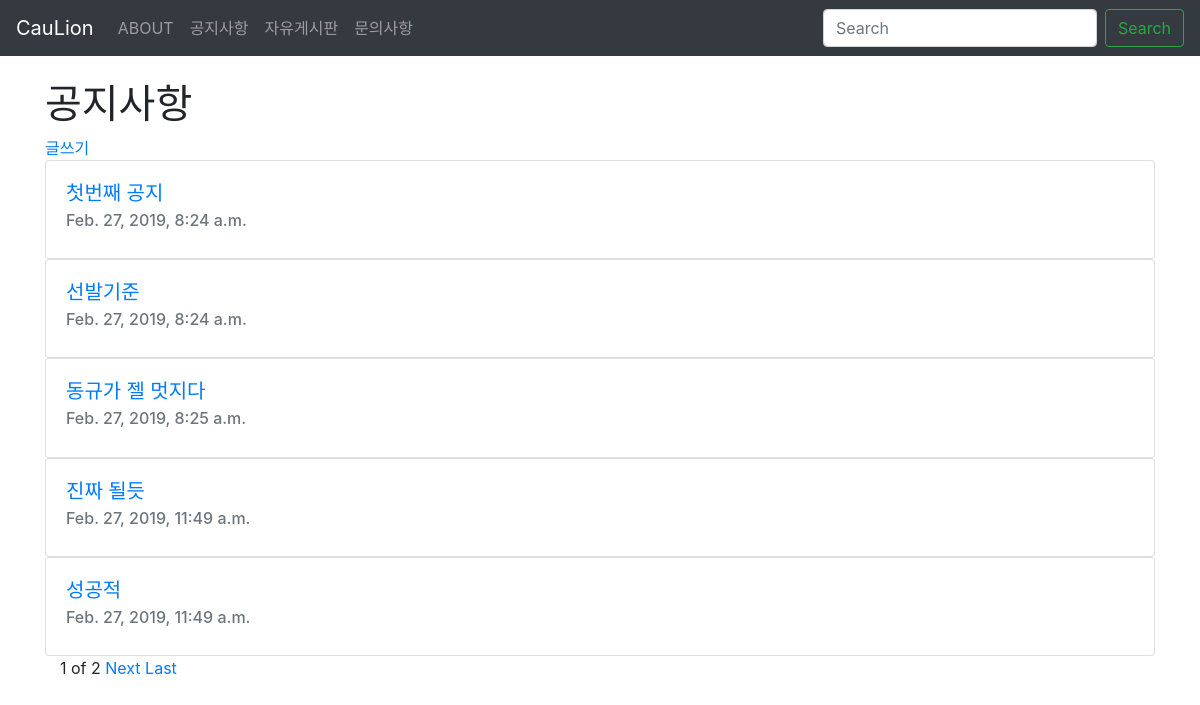
/board/notice/, run on the app's committed database.
### board/models.py (models this page shows, shortened)
class Notice(models.Model):
  title = models.CharField(max_length=200)
  pub_date = models.DateTimeField('date published')
  body = models.TextField()

### board/views.py (the view)
# urls.py: path('notice/',views.notice,name='notice'),
def notice(request):
  notices = Notice.objects
  notices_list = Notice.objects.all()
  paginator = Paginator(notices_list,5)
  page = request.GET.get('page')
  pages = paginator.get_page(page)
  return render(request, 'notice.html',{'notices':notices, 'pages':pages})

### board/templates/notice.html (shortened to what this page needs)
{% extends 'base.html' %}
{% block contents %}
<h1>공지사항</h1>
<a href = "{%url 'notice_new'%}">글쓰기</a>
{%for notice in pages%}
<a href = "{%url 'notice_detail' notice.id%}">
  <div class = "card">
    <div class="card-body">
      <h5 class="card-title">{{notice.title}}</h5>
      <h6 class="card-subtitle mb-2 text-muted">{{notice.pub_date}}</h6>
    </div>
  </div>
</a>
{%endfor%}
<div class = "container">
  <span>{{pages.number}}</span>
  <span>of</span>
  <span>{{pages.paginator.num_pages}}</span>
  {%if pages.has_next%}
  <a href="?page={{pages.next_page_number}}">Next</a>
  <a href="?page={{pages.paginator.num_pages}}">Last</a>
  {%endif%}
</div>
{% endblock %}

### cauproject/templates/base.html (shortened to what this page needs)
<head>
  <link rel="stylesheet" href="https://stackpath.bootstrapcdn.com/bootstrap/4.2.1/css/bootstrap.min.css">
</head>
<body>
  <nav class="navbar navbar-expand-lg navbar-dark bg-dark">
    <a class="navbar-brand" href="/">CauLion</a>
    <div class="collapse navbar-collapse" id="navbarSupportedContent">
      <ul class="navbar-nav mr-auto">
        <li class="nav-item">
          <a class="nav-link" href="{%url 'about'%}">ABOUT</a>
        </li>
        <li class="nav-item">
          <a class="nav-link" href="{%url 'notice'%}">공지사항</a>
        </li>
        <li class="nav-item">
          <a class="nav-link" href="{%url 'free_board'%}">자유게시판</a>
        </li>
        <li class="nav-item">
          <a class="nav-link" href="{%url 'inquire'%}">문의사항</a>
        </li>
      </ul>
      <form class="form-inline my-2 my-lg-0">
        <input class="form-control mr-sm-2" type="search" placeholder="Search" aria-label="Search">
        <button class="btn btn-outline-success my-2 my-sm-0" type="submit">Search</button>
      </form>
    </div>
  </nav>
  <div class = "container">
  {% block contents %}
  {% endblock %}
  </div>
</body>

### data on the page
Notice: title "첫번째 공지", pub_date "Feb. 27, 2019, 8:24 a.m."
Notice: title "선발기준", pub_date "Feb. 27, 2019, 8:24 a.m."
Notice: title "동규가 젤 멋지다", pub_date "Feb. 27, 2019, 8:25 a.m."
Notice: title "진짜 될듯", pub_date "Feb. 27, 2019, 11:49 a.m."
Notice: title "성공적", pub_date "Feb. 27, 2019, 11:49 a.m."

### other printed values
{{ pages.number }} "1"
{{ pages.paginator.num_pages }} "2"
